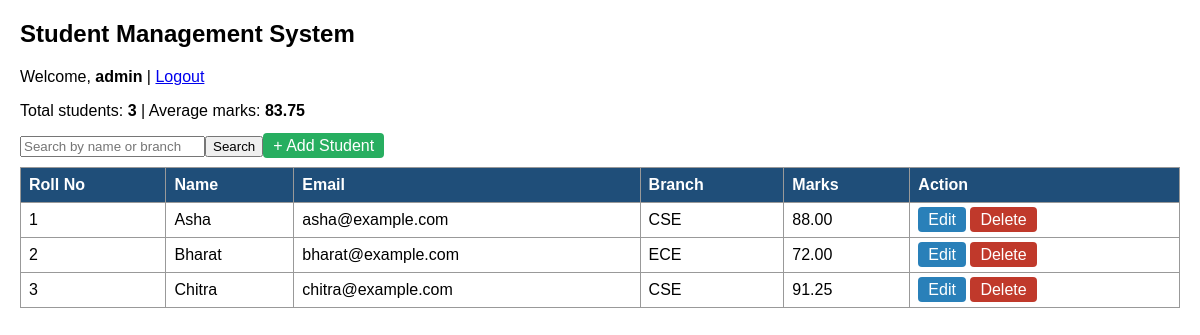
Screenshot of /25_php_student_management/dashboard.php (signed in) with the database file from the repository.
### tables this page shows
CREATE TABLE students (roll_no INT PRIMARY KEY AUTO_INCREMENT, name VARCHAR(50) NOT NULL, email VARCHAR(80) UNIQUE, branch VARCHAR(10) DEFAULT 'CSE', marks DECIMAL(5,2), FOREIGN KEY (branch) REFERENCES departments(dept_code));

### 25_php_student_management/dashboard.php (the view)
<?php
require "db.php"; require_login(); $search=trim($_GET["q"]??""); $like="%".$search."%"; $stmt=$conn->prepare("SELECT * FROM students WHERE name LIKE ? OR branch LIKE ? ORDER BY roll_no"); $stmt->bind_param("ss",$like,$like); $stmt->execute(); $result=$stmt->get_result(); $stats=$conn->query("SELECT COUNT(*) AS total, AVG(marks) AS avg FROM students")->fetch_assoc();
?>
<!DOCTYPE html><html><head><meta charset="UTF-8"><title>Student Management System</title><style>body{font-family:Arial,sans-serif;margin:20px}table{border-collapse:collapse;width:100%;margin-top:10px}th,td{border:1px solid #999;padding:8px;text-align:left}th{background:#1f4e79;color:#fff}a.btn{padding:4px 10px;color:#fff;text-decoration:none;border-radius:4px}.add{background:#27ae60}.edit{background:#2980b9}.del{background:#c0392b}</style></head><body><h2>Student Management System</h2><p>Welcome, <b><?php echo htmlspecialchars($_SESSION["user"]); ?></b> | <a href="logout.php">Logout</a></p><p>Total students: <b><?php echo $stats["total"]; ?></b> | Average marks: <b><?php echo round($stats["avg"],2); ?></b></p><form method="get"><input type="text" name="q" placeholder="Search by name or branch" value="<?php echo htmlspecialchars($search); ?>"><input type="submit" value="Search"><a class="btn add" href="add_student.php">+ Add Student</a></form><table><tr><th>Roll No</th><th>Name</th><th>Email</th><th>Branch</th><th>Marks</th><th>Action</th></tr><?php while($r=$result->fetch_assoc()){ ?><tr><td><?php echo $r["roll_no"]; ?></td><td><?php echo htmlspecialchars($r["name"]); ?></td><td><?php echo htmlspecialchars($r["email"]); ?></td><td><?php echo htmlspecialchars($r["branch"]); ?></td><td><?php echo $r["marks"]; ?></td><td><a class="btn edit" href="edit_student.php?roll=<?php echo $r['roll_no']; ?>">Edit</a> <a class="btn del" href="delete_student.php?roll=<?php echo $r['roll_no']; ?>" onclick="return confirm('Delete this student?')">Delete</a></td></tr><?php } ?></table></body></html>

### 25_php_student_management/dashboard.php (style rules this page uses)
body { font-family:Arial,sans-serif;margin:20px }
table { border-collapse:collapse;width:100%;margin-top:10px }
th,td { border:1px solid #999;padding:8px;text-align:left }
th { background:#1f4e79;color:#fff }
a.btn { padding:4px 10px;color:#fff;text-decoration:none;border-radius:4px }
.add { background:#27ae60 }
.edit { background:#2980b9 }
.del { background:#c0392b }

### rows the page displays
students: roll_no "1", name "Asha", email "asha@example.com", branch "CSE", marks "88.00"
students: roll_no "2", name "Bharat", email "bharat@example.com", branch "ECE", marks "72.00"
students: roll_no "3", name "Chitra", email "chitra@example.com", branch "CSE", marks "91.25"

### other values shown
$_SESSION["user"] "admin"
$stats["total"] "3"
$stats["avg"] "83.75"
